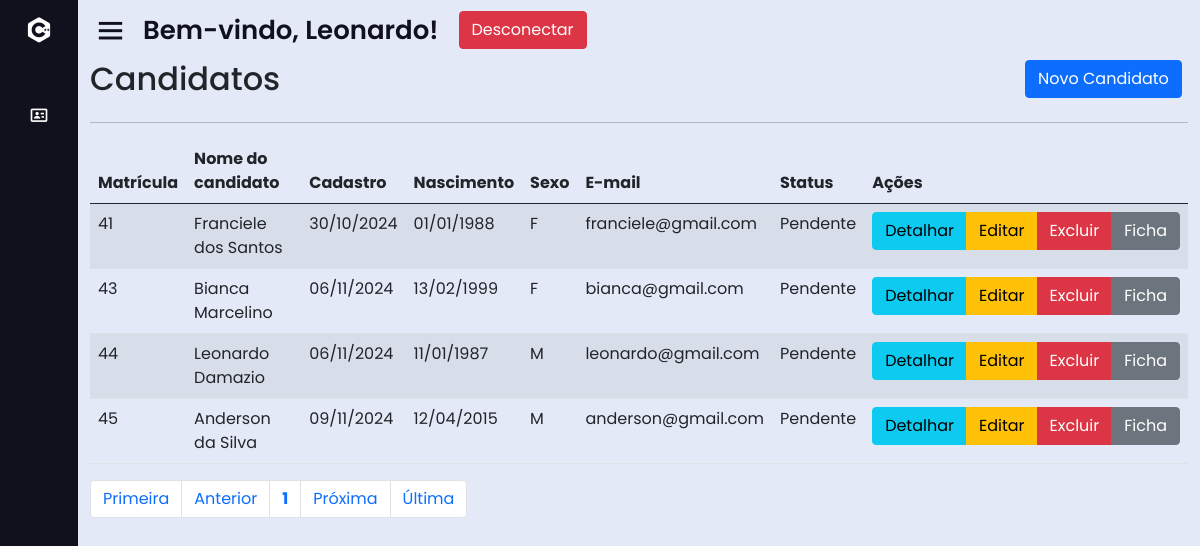
Page /dash.php?page=lista_cand&pagina=1 (signed in) on the committed database.
### tables this page shows
CREATE TABLE IF NOT EXISTS `candidato` (
  `id_cand` int(11) NOT NULL AUTO_INCREMENT,
  `nome_cand` varchar(50) NOT NULL,
  `data_cad_cand` date NOT NULL,
  `data_nasc_cand` date NOT NULL,
  `sexo_cand` varchar(50) NOT NULL DEFAULT '',
  `telefone_cand` int(11) DEFAULT NULL,
  `celular_cand` int(11) DEFAULT NULL,
  `email_cand` varchar(50) NOT NULL,
  `status_cand` varchar(50) DEFAULT NULL,
  `id` int(11) DEFAULT NULL,
  PRIMARY KEY (`id_cand`),
  KEY `candidato_usuario` (`id`),
  CONSTRAINT `candidato_usuario` FOREIGN KEY (`id`) REFERENCES `usuario` (`id`) ON DELETE NO ACTION ON UPDATE NO ACTION
);

### sis/candidato/lista_cand.php (the view, shortened to what this page needs)
<div id="main" class="container-fluid">
	<div id="top" class="row">
		<div class="col-md-10">
			<h2>Candidatos</h2>
		</div>
		<div class="col-md-2">
			<a href="?page=foradd" class="btn btn-primary pull-right h2">Novo Candidato</a>
		</div>
	</div>
	<hr/>
		<div id="list" class="row">
			<div class="table-responsive">
				<?php
					$quantidade = 5;
					$pagina = (isset($_GET['pagina'])) ? (int)$_GET['pagina'] : 1;
					$inicio = ($quantidade * $pagina) - $quantidade;
					$data_all = mysqli_query($con, "select * from candidato order by id_cand asc limit $inicio, $quantidade;") or die(mysqli_error());
					echo "<table class='table table-striped' cellspacing='0' cellpading='0'>";
					echo "<thead><tr>";
					echo "<td><strong>Matrícula</strong></td>";
					echo "<td><strong>Nome do candidato</strong></td>";
					echo "<td class='d-none d-md-table-cell'><strong>Cadastro</strong></td>";
					echo "<td class='d-none d-md-table-cell'><strong>Nascimento</strong></td>";
					echo "<td class='d-none d-md-table-cell'><strong>Sexo</strong></td>";
					echo "<td class='d-none d-md-table-cell'><strong>E-mail</strong></td>";
					echo "<td class='d-none d-md-table-cell'><strong>Status</strong></td>";
					echo "<td class='actions'><strong>Ações</strong></td>";
					echo "</tr></thead><tbody>";
					while($info = mysqli_fetch_array($data_all)){
						echo "<tr>";
						echo "<td>".$info['id_cand']."</td>";
						echo "<td>".$info['nome_cand']."</td>";
						echo "<td class='d-none d-md-table-cell'>".date('d/m/Y',strtotime($info['data_cad_cand']))."</td>";
						echo "<td class='d-none d-md-table-cell'>".date('d/m/Y',strtotime($info['data_nasc_cand']))."</td>";
						echo "<td class='d-none d-md-table-cell'>".$info['sexo_cand']." </td>";
						echo "<td class='d-none d-md-table-cell'>".$info['email_cand']." </td>";
						echo "<td class='d-none d-md-table-cell'>".$info['status_cand']." </td>";
						echo "<td><div class='btn-group btn-group-xs'>";
						echo "<a class='btn btn-info btn-success' href=?page=view_cand&id_cand=".$info['id_cand']."> Detalhar </a>";
						echo "<a class='btn btn-warning btn-xs' href=?page=fedit_cand&id_cand=".$info['id_cand']."> Editar </a>";
						echo "<a class='btn btn-danger btn-danger' href=?page=excluir_cand&id_cand=".$info['id_cand']."> Excluir </a>";
						echo "<a class='btn btn-secondary btn-secondary' href=?page=foradd_ficha&id_cand=".$info['id_cand']."> Ficha </a>";
					}
					echo "</tr></tbody></table>";
				?>
			</div>
		</div>
		<div id="bottom" class="row">
			<div class="col-md-12">
				<?php
					$sqlTotal 		= "select id_cand from candidato;";
					$qrTotal  		= mysqli_query($con, $sqlTotal) or die (mysqli_error());
					$numTotal 		= mysqli_num_rows($qrTotal);
					$totalpagina = (ceil($numTotal/$quantidade)<=0) ? 1 : ceil($numTotal/$quantidade);
					$anterior = (($pagina-1) <= 0) ? 1 : $pagina - 1;
					$posterior = (($pagina+1) >= $totalpagina) ? $totalpagina : $pagina+1;
					echo "<ul class='pagination'>";
					echo "<li class='page-item'><a class='page-link' href='?page=lista_cand&pagina=1'> Primeira</a></li> ";
					echo "<li class='page-item'><a class='page-link' href=\"?page=lista_cand&pagina=$anterior\"> Anterior</a></li> ";
					echo "<li class='page-item'><a class='page-link' href='?page=lista_cand&pagina=".$pagina."'><strong>".$pagina."</strong></a></li> ";
					echo "<li class='page-item'><a class='page-link' href=\"?page=lista_cand&pagina=$posterior\"> Pr&oacute;xima</a></li> ";
					echo "<li class='page-item'><a class='page-link' href=\"?page=lista_cand&pagina=$totalpagina\"> &Uacute;ltima</a></li></ul>";
				?>
			</div>
		</div>
</div>

### css/style.css (style rules this page uses)
* { margin: 0; padding: 0; box-sizing: border-box; font-family: 'Poppins', sans-serif; }

### rows in the picture
candidato: id_cand "41", nome_cand "Franciele dos Santos", data_cad_cand "30/10/2024", data_nasc_cand "01/01/1988", sexo_cand "F", email_cand "franciele@gmail.com", status_cand "Pendente"
candidato: id_cand "43", nome_cand "Bianca Marcelino", data_cad_cand "06/11/2024", data_nasc_cand "13/02/1999", sexo_cand "F", email_cand "bianca@gmail.com", status_cand "Pendente"
candidato: id_cand "44", nome_cand "Leonardo Damazio", data_cad_cand "06/11/2024", data_nasc_cand "11/01/1987", sexo_cand "M", email_cand "leonardo@gmail.com", status_cand "Pendente"
candidato: id_cand "45", nome_cand "Anderson da Silva", data_cad_cand "09/11/2024", data_nasc_cand "12/04/2015", sexo_cand "M", email_cand "anderson@gmail.com", status_cand "Pendente"

### other values in the picture
$_SESSION['UsuarioNome'] "Leonardo"
$pagina "1"
